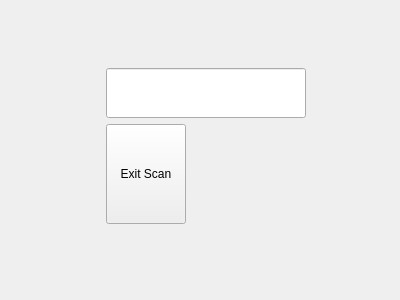
<?xml version="1.0" encoding="UTF-8"?>
<ui version="4.0">
 <class>Form</class>
 <widget class="QWidget" name="Form">
  <property name="geometry">
   <rect>
    <x>0</x>
    <y>0</y>
    <width>400</width>
    <height>300</height>
   </rect>
  </property>
  <property name="minimumSize">
   <size>
    <width>400</width>
    <height>300</height>
   </size>
  </property>
  <property name="windowTitle">
   <string>Scan Voltage</string>
  </property>
  <widget class="QWidget" name="layoutWidget">
   <property name="geometry">
    <rect>
     <x>10</x>
     <y>0</y>
     <width>381</width>
     <height>291</height>
    </rect>
   </property>
   <layout class="QFormLayout" name="formLayout">
    <property name="sizeConstraint">
     <enum>QLayout::SetDefaultConstraint</enum>
    </property>
    <property name="fieldGrowthPolicy">
     <enum>QFormLayout::FieldsStayAtSizeHint</enum>
    </property>
    <property name="labelAlignment">
     <set>Qt::AlignCenter</set>
    </property>
    <property name="formAlignment">
     <set>Qt::AlignCenter</set>
    </property>
    <item row="1" column="1">
     <widget class="QPushButton" name="Done_button">
      <property name="sizePolicy">
       <sizepolicy hsizetype="Expanding" vsizetype="Fixed">
        <horstretch>0</horstretch>
        <verstretch>0</verstretch>
       </sizepolicy>
      </property>
      <property name="minimumSize">
       <size>
        <width>0</width>
        <height>100</height>
       </size>
      </property>
      <property name="text">
       <string>Exit Scan</string>
      </property>
     </widget>
    </item>
    <item row="0" column="1">
     <widget class="QLineEdit" name="Battery_SN">
      <property name="minimumSize">
       <size>
        <width>200</width>
        <height>50</height>
       </size>
      </property>
     </widget>
    </item>
   </layout>
  </widget>
 </widget>
 <tabstops>
  <tabstop>Battery_SN</tabstop>
  <tabstop>Done_button</tabstop>
 </tabstops>
 <resources/>
 <connections/>
</ui>
